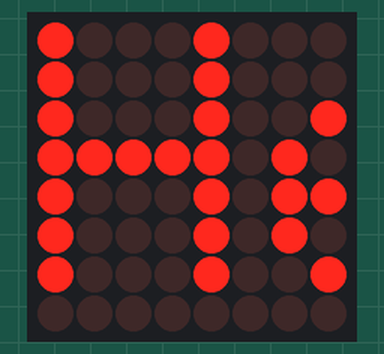
Recording of a sketch running on a simulated Arduino Uno, built with avr-gcc and run on an emulated ATmega328P. On the bench: 8×8 LED matrix.

Above: at 0.1 s.

The sketch:

HelloMatrix_Speed_ESP2a.ino
```cpp
#include <Wire.h>
#include "Adafruit_LEDBackpack.h"
#include "Adafruit_GFX.h"

Adafruit_8x8matrix matrix = Adafruit_8x8matrix();

void setup() {
  Wire.pins(0,2); // <-- IMPORTANT!!! call this BEFORE initializing AdaFruit matrix (which calls wire.begin() with no parameters!
  matrix.begin(0x70);  // pass in the address

  matrix.drawPixel(0,0, 1); //x,y, Color (0=off)
  matrix.drawChar(0, 0, 'H', 1, 0, 1); // x,y, char, Foreground, Background, size
  matrix.drawChar(6, 0, 'e', 1, 0, 1);

  matrix.writeDisplay();  // Actually update the display
}

void loop() {
}
```
